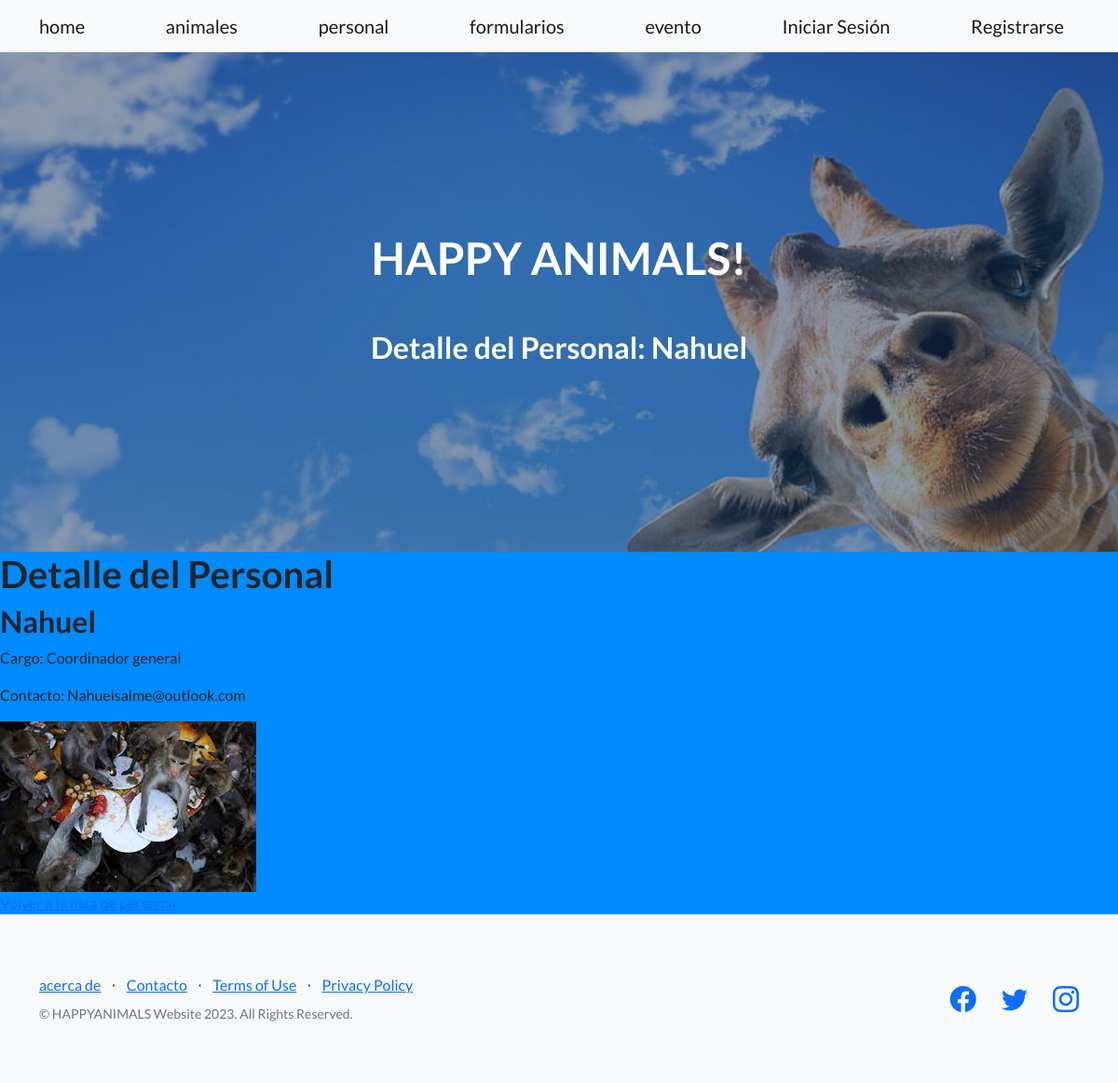
The app's page /detalle_personal/1/ with its own data.
### aplicacion/models.py (models this page shows)
class Personal(models.Model):
    nombre = models.CharField(max_length=100)
    cargo = models.CharField(max_length=100)
    contacto = models.EmailField()
    imagen = models.ImageField(upload_to='personal/', null=True, blank=True)

### aplicacion/views.py (the view)
# urls.py: path('detalle_personal/<int:personal_id>/', detalle_personal, name='detalle_personal'),
def detalle_personal(request, personal_id):
    personal = get_object_or_404(Personal, pk=personal_id)
    return render(request, 'aplicacion/detalle_personal.html', {'personal': personal})

### aplicacion/templates/aplicacion/detalle_personal.html
{% extends 'aplicacion/base.html' %}
{% load static %}
{% block titulo %}
    Detalle del Personal: {{ personal.nombre }}
{% endblock titulo %}
{% block contenido %}
    <h1>Detalle del Personal</h1>
    <div class="personal-details">
        <h2>{{ personal.nombre }}</h2>
        <p>Cargo: {{ personal.cargo }}</p>
        <p>Contacto: {{ personal.contacto }}</p>
        {% if personal.imagen %}
        <img src="{{ personal.imagen.url }}" alt="{{ personal.nombre }}">
        {% endif %}
    </div>
    <a href="{% url 'personal' %}">Volver a la lista de personal</a>
{% endblock contenido %}

### aplicacion/templates/aplicacion/base.html (style rules this page uses)
body { background-color: #008BFF; }

### records on screen
Personal: nombre "Nahuel", cargo "Coordinador general", contacto "Nahuelsalme@outlook.com", imagen (picture)
